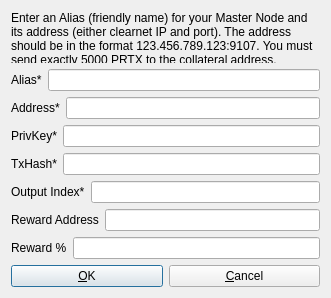
<?xml version="1.0" encoding="UTF-8"?>
<ui version="4.0">
 <class>AddEditAdrenalineNode</class>
 <widget class="QDialog" name="AddEditAdrenalineNode">
  <property name="geometry">
   <rect>
    <x>0</x>
    <y>0</y>
    <width>331</width>
    <height>298</height>
   </rect>
  </property>
  <property name="windowTitle">
   <string>Add/Edit Printex Node</string>
  </property>
  <property name="modal">
   <bool>true</bool>
  </property>
  <layout class="QVBoxLayout" name="verticalLayout">
   <item>
    <widget class="QLabel" name="label_9">
     <property name="sizePolicy">
      <sizepolicy hsizetype="Preferred" vsizetype="Expanding">
       <horstretch>0</horstretch>
       <verstretch>0</verstretch>
      </sizepolicy>
     </property>
     <property name="text">
      <string>&lt;html&gt;&lt;head/&gt;&lt;body&gt;&lt;p&gt;Enter an Alias (friendly name) for your Master Node and its address (either clearnet IP and port). The address should be in the format 123.456.789.123:9107. You must send exactly 5000 PRTX to the collateral address.&lt;/p&gt;&lt;/body&gt;&lt;/html&gt;</string>
     </property>
     <property name="wordWrap">
      <bool>true</bool>
     </property>
    </widget>
   </item>
   <item>
    <layout class="QHBoxLayout" name="horizontalLayout_4">
     <property name="bottomMargin">
      <number>0</number>
     </property>
     <item>
      <widget class="QLabel" name="label_4">
       <property name="text">
        <string>Alias*</string>
       </property>
      </widget>
     </item>
     <item>
      <widget class="QLineEdit" name="aliasLineEdit"/>
     </item>
    </layout>
   </item>
   <item>
    <layout class="QHBoxLayout" name="horizontalLayout_5">
     <property name="bottomMargin">
      <number>0</number>
     </property>
     <item>
      <widget class="QLabel" name="label_6">
       <property name="text">
        <string>Address*</string>
       </property>
      </widget>
     </item>
     <item>
      <widget class="QLineEdit" name="addressLineEdit"/>
     </item>
    </layout>
   </item>
   <item>
    <layout class="QHBoxLayout" name="horizontalLayout_3">
     <property name="bottomMargin">
      <number>0</number>
     </property>
     <item>
      <widget class="QLabel" name="label_5">
       <property name="text">
        <string>PrivKey*</string>
       </property>
      </widget>
     </item>
     <item>
      <widget class="QLineEdit" name="privkeyLineEdit"/>
     </item>
    </layout>
   </item>
   <item>
    <layout class="QHBoxLayout" name="horizontalLayout_2">
     <property name="bottomMargin">
      <number>0</number>
     </property>
     <item>
      <widget class="QLabel" name="label_2">
       <property name="text">
        <string>TxHash*</string>
       </property>
      </widget>
     </item>
     <item>
      <widget class="QLineEdit" name="txhashLineEdit"/>
     </item>
    </layout>
   </item>
   <item>
    <layout class="QHBoxLayout" name="horizontalLayout_8">
     <property name="bottomMargin">
      <number>0</number>
     </property>
     <item>
      <widget class="QLabel" name="label_8">
       <property name="text">
        <string>Output Index*</string>
       </property>
      </widget>
     </item>
     <item>
      <widget class="QLineEdit" name="outputindexLineEdit"/>
     </item>
    </layout>
   </item>
   <item>
    <layout class="QHBoxLayout" name="horizontalLayout_6">
     <property name="bottomMargin">
      <number>0</number>
     </property>
     <item>
      <widget class="QLabel" name="label_3">
       <property name="text">
        <string>Reward Address</string>
       </property>
      </widget>
     </item> 
     <item>
      <widget class="QLineEdit" name="rewardaddressLineEdit"/>
     </item>
    </layout>
   </item>
   <item>
    <layout class="QHBoxLayout" name="horizontalLayout_7">
     <property name="bottomMargin">
      <number>0</number>
     </property>
     <item>
      <widget class="QLabel" name="label_7">
       <property name="text">
        <string>Reward %</string>
       </property>
      </widget>
     </item>
     <item>
      <widget class="QLineEdit" name="rewardpercentageLineEdit"/>
     </item>
    </layout>
   </item>
   <item>
    <layout class="QHBoxLayout" name="horizontalLayout_Buttons">
     <item>
      <widget class="QPushButton" name="okButton">
       <property name="text">
        <string>&amp;OK</string>
       </property>
      </widget>
     </item>
     <item>
      <widget class="QPushButton" name="cancelButton">
       <property name="text">
        <string>&amp;Cancel</string>
       </property>
       <property name="autoDefault">
        <bool>false</bool>
       </property>
      </widget>
     </item>
    </layout>
   </item>
  </layout>
 </widget>
 <resources/>
 <connections/>
</ui>
